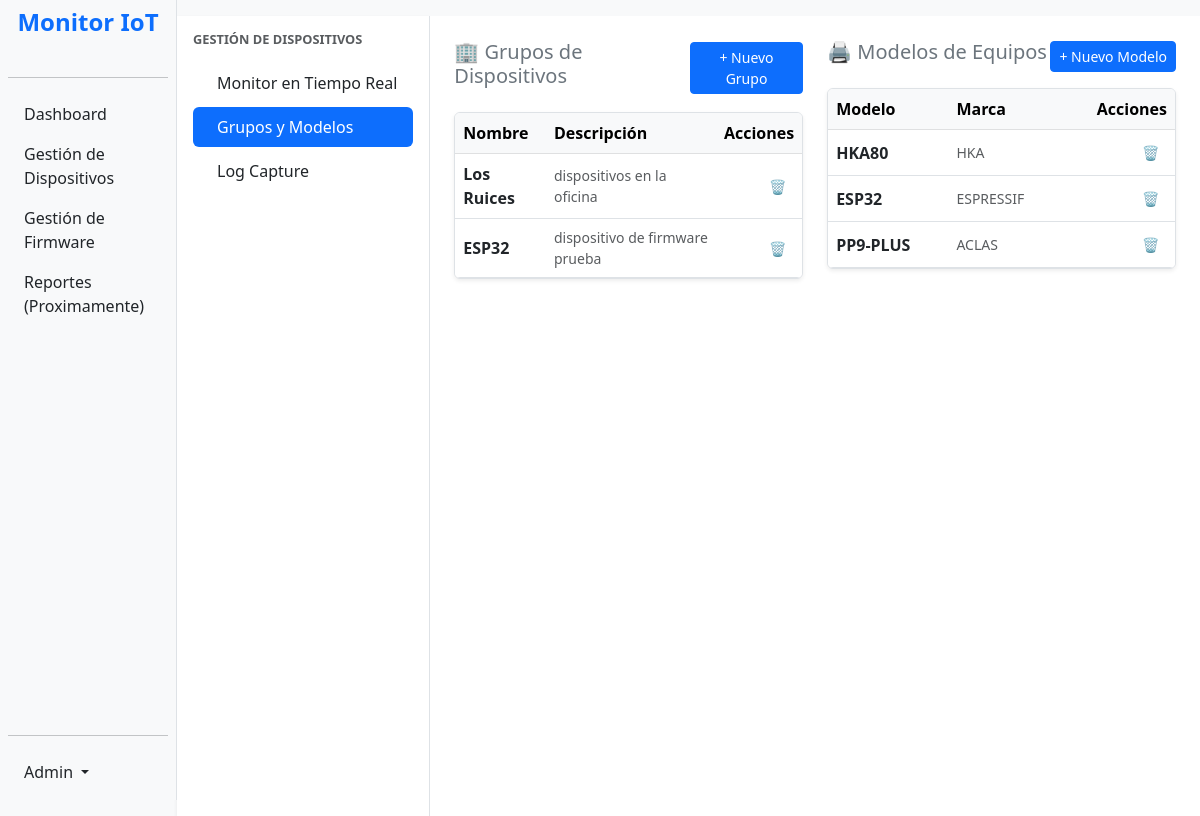
Page /grupos-modelos/ (signed in) on the earlier database version.
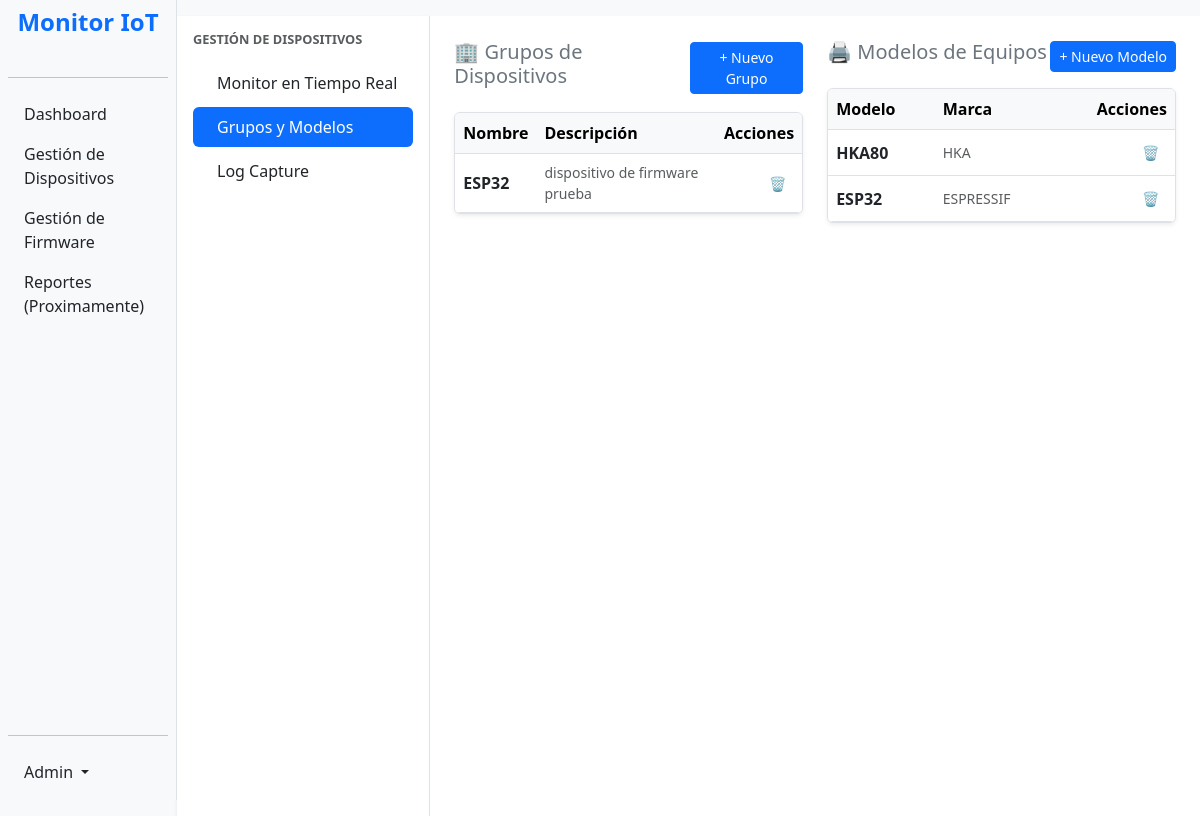
Same page on the later database version.
### impresoras/models.py (models this page shows, shortened)
class Grupo(models.Model):
    nombre = models.CharField(max_length=100)
    descripcion = models.TextField(blank=True, null=True)

class ModeloEquipo(models.Model):
    nombre = models.CharField(max_length=100, unique=True)
    marca = models.CharField(max_length=100, blank=True, null=True)

### impresoras/views.py (the view, shortened to what this page needs)
# urls.py: path('grupos-modelos/', grupos_modelos, name='grupos_modelos'),
@login_required
def grupos_modelos(request):
    grupos = Grupo.objects.all()
    modelos = ModeloEquipo.objects.all()
    return render(request, 'grupos_modelos.html', {
        'grupos': grupos,
        'modelos': modelos
    })

### templates/grupos_modelos.html (shortened to what this page needs)
{% extends 'dispositivos_base.html' %}
{% block dispositivos_content %}
<div class="p-4">
    <div class="row">
        <div class="col-md-6">
            <div class="d-flex justify-content-between align-items-center mb-3">
                <h5 class="text-secondary">🏢 Grupos de Dispositivos</h5>
                <button class="btn btn-sm btn-primary" data-bs-toggle="modal" data-bs-target="#modalNuevoGrupo">+ Nuevo Grupo</button>
            </div>
            <div class="table-responsive shadow-sm border rounded bg-white">
                <table class="table table-hover mb-0 align-middle">
                    <thead class="table-light">
                        <tr>
                            <th>Nombre</th>
                            <th>Descripción</th>
                            <th class="text-end">Acciones</th>
                        </tr>
                    </thead>
                    <tbody>
                        {% for grupo in grupos %}
                        <tr>
                            <td><strong>{{ grupo.nombre }}</strong></td>
                            <td class="text-muted small">{{ grupo.descripcion|default:"-" }}</td>
                            <td class="text-end">
                                <form hx-post="{% url 'eliminar_grupo' grupo.id %}"
                                      hx-target="#contenido-principal"
                                      hx-select="#contenido-principal"
                                      hx-push-url="true"
                                      onsubmit="return confirm('¿Seguro que deseas eliminar este grupo?');">
                                    <button type="submit" class="btn btn-sm btn-outline-danger border-0" title="Eliminar">🗑️</button>
                                </form>
                            </td>
                        </tr>
                        {% empty %}
                        <tr><td colspan="3" class="text-center text-muted py-3">No hay grupos registrados.</td></tr>
                        {% endfor %}
                    </tbody>
                </table>
            </div>
        </div>
        <div class="col-md-6">
            <div class="d-flex justify-content-between align-items-center mb-3">
                <h5 class="text-secondary">🖨️ Modelos de Equipos</h5>
                <button class="btn btn-sm btn-primary" data-bs-toggle="modal" data-bs-target="#modalNuevoModelo">+ Nuevo Modelo</button>
            </div>
            <div class="table-responsive shadow-sm border rounded bg-white">
                <table class="table table-hover mb-0 align-middle">
                    <thead class="table-light">
                        <tr>
                            <th>Modelo</th>
                            <th>Marca</th>
                            <th class="text-end">Acciones</th>
                        </tr>
                    </thead>
                    <tbody>
                        {% for modelo in modelos %}
                        <tr>
                            <td><strong>{{ modelo.nombre }}</strong></td>
                            <td class="text-muted small">{{ modelo.marca|default:"-" }}</td>
                            <td class="text-end">
                                <form hx-post="{% url 'eliminar_modelo' modelo.id %}"
                                      hx-target="#contenido-principal"
                                      hx-select="#contenido-principal"
                                      hx-push-url="true"
                                      onsubmit="return confirm('¿Seguro que deseas eliminar este modelo?');">
                                    <button type="submit" class="btn btn-sm btn-outline-danger border-0" title="Eliminar">🗑️</button>
                                </form>
                            </td>
                        </tr>
                        {% empty %}
                        <tr><td colspan="3" class="text-center text-muted py-3">No hay modelos registrados.</td></tr>
                        {% endfor %}
                    </tbody>
                </table>
            </div>
        </div>
    </div>
</div>
{% endblock %}

Differences in the rows shown:
removed Grupo: nombre "Los Ruices", descripcion "dispositivos en la oficina"
removed ModeloEquipo: nombre "PP9-PLUS", marca "ACLAS"
